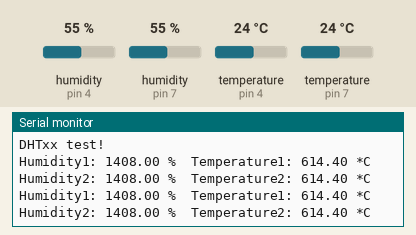
Recording of a sketch running on a simulated Arduino Uno, built with avr-gcc and run on an emulated ATmega328P. Parts: the last lines printed to the serial monitor. Wiring (inferred from the names in the program): 2 × DHT11 sensor: data pin 4 / data pin 7. Inputs (shaded band) come from the test bench; at power-on: humidity (sensors on pin 4, pin 7) 55 %, temperature (sensors on pin 4, pin 7) 24 °C.

Above: at 3.1 s.
3.2 s: humidity (sensor on pin 4) set to 22 %
At 7.2 s:
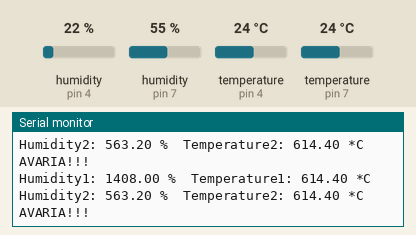
7.8 s: humidity (sensor on pin 7) set to 22 %
At 10.0 s:
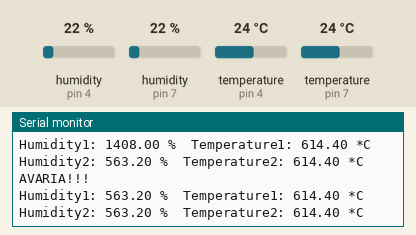
10.7 s: temperature (sensor on pin 4) set to 12 °C
At 10.7 s:
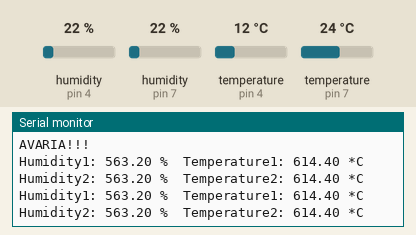
13.6 s: temperature (sensor on pin 7) set to 12 °C
At 15.6 s:
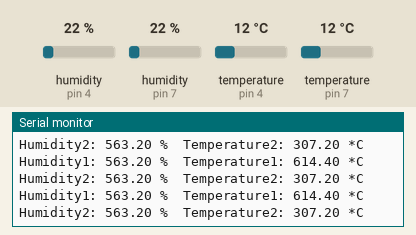
16.5 s: humidity (sensor on pin 4) set to 40 %
At 17.7 s:
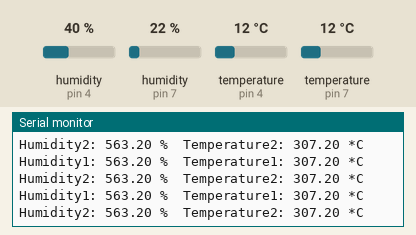
19.4 s: humidity (sensor on pin 7) set to 40 %
At 22.0 s:
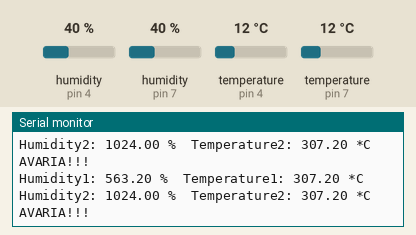
Timing chart, 0 to 23.3 s (numbered marks = the images above; inputs shaded):
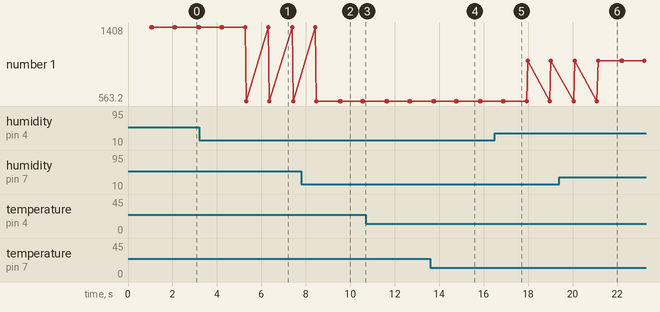

The sketch:

nano2.ino
```cpp
// Example testing sketch for various DHT humidity/temperature sensors
// Written by ladyada, public domain

#include "DHT.h"

#define DHTPIN_1 7     // what pin we're connected to
#define DHTPIN_2 4     // what pin we're connected to

// Uncomment whatever type you're using!
//#define DHTTYPE DHT11   // DHT 11
#define DHTTYPE DHT22   // DHT 22  (AM2302)
//#define DHTTYPE DHT21   // DHT 21 (AM2301)

// Connect pin 1 (on the left) of the sensor to +5V
// Connect pin 2 of the sensor to whatever your DHTPIN is
// Connect pin 4 (on the right) of the sensor to GROUND
// Connect a 10K resistor from pin 2 (data) to pin 1 (power) of the sensor

DHT dht1(DHTPIN_1, DHTTYPE);
DHT dht2(DHTPIN_2, DHTTYPE);

void setup() {
  Serial.begin(9600);
  Serial.println("DHTxx test!");

  dht1.begin();
    dht2.begin();

}

void loop() {
  // Reading temperature or humidity takes about 250 milliseconds!
  // Sensor readings may also be up to 2 seconds 'old' (its a very slow sensor)
  float h = dht1.readHumidity();
  float t = dht1.readTemperature();

    float h2 = dht2.readHumidity();
  float t2 = dht2.readTemperature();

  // check if returns are valid, if they are NaN (not a number) then something went wrong!
  if (isnan(t) || isnan(h)) {
    Serial.println("Failed to read from DHT");
  } else {
    Serial.print("Humidity1: ");
    Serial.print(h);
    Serial.print(" %\t");
    Serial.print("Temperature1: ");
    Serial.print(t);
    Serial.println(" *C");
  }

  if (isnan(t2) || isnan(h2)) {
    Serial.println("Failed to read from DHT_2");
  } else {
    Serial.print("Humidity2: ");
    Serial.print(h2);
    Serial.print(" %\t");
    Serial.print("Temperature2: ");
    Serial.print(t2);
    Serial.println(" *C");
  }
  float q;
  if(h >= h2)
  {q=h-h2;}
  else {q=h2-h;}

  if (q > 15)
  {Serial.println("AVARIA!!!");}
}
```

Measured:
- after the input at 3.2 s, the serial monitor: prints a new line after 2.1 s (image 1)
- after the input at 7.8 s, the serial monitor: prints a new line after 1.7 s (image 2)
- plotted number 1: 1408 → 563.2 after the input at 3.2 s, 563.2 → 1024 after the input at 16.5 s
